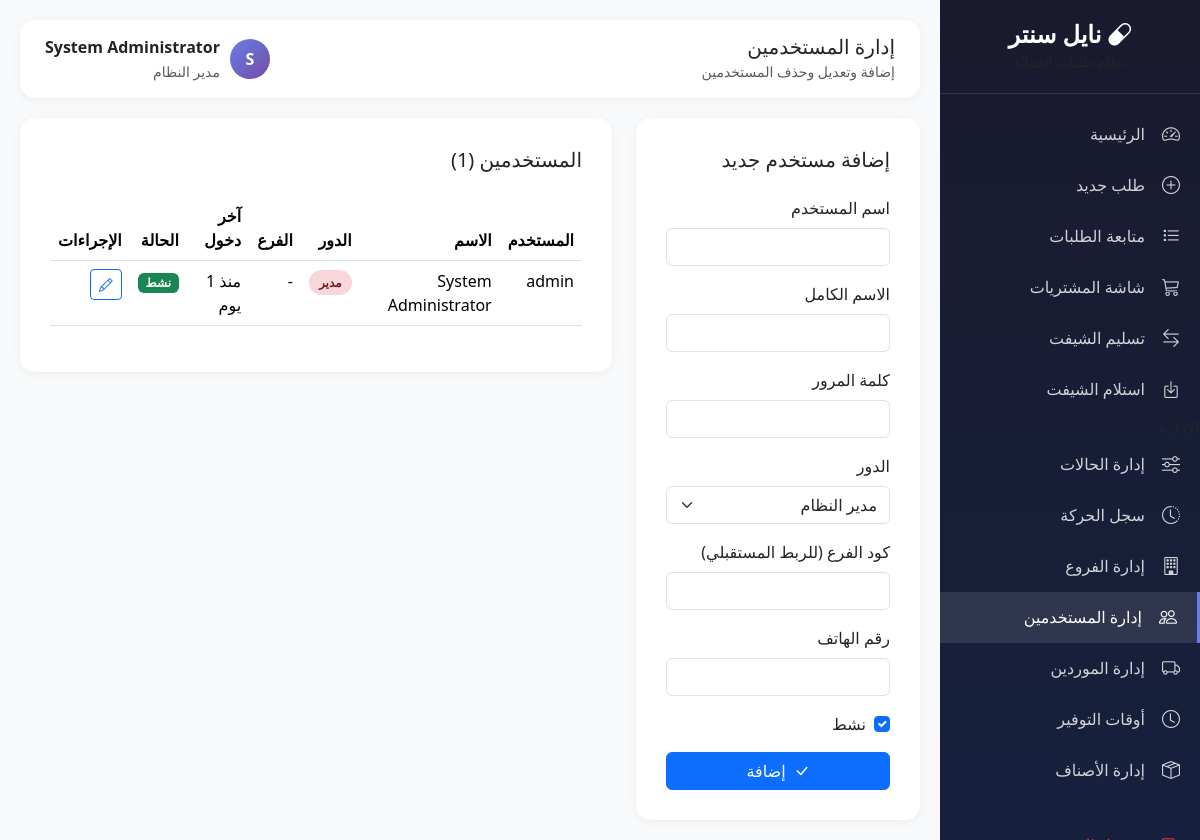
Before: /admin/users.php (signed in) with the older database file.
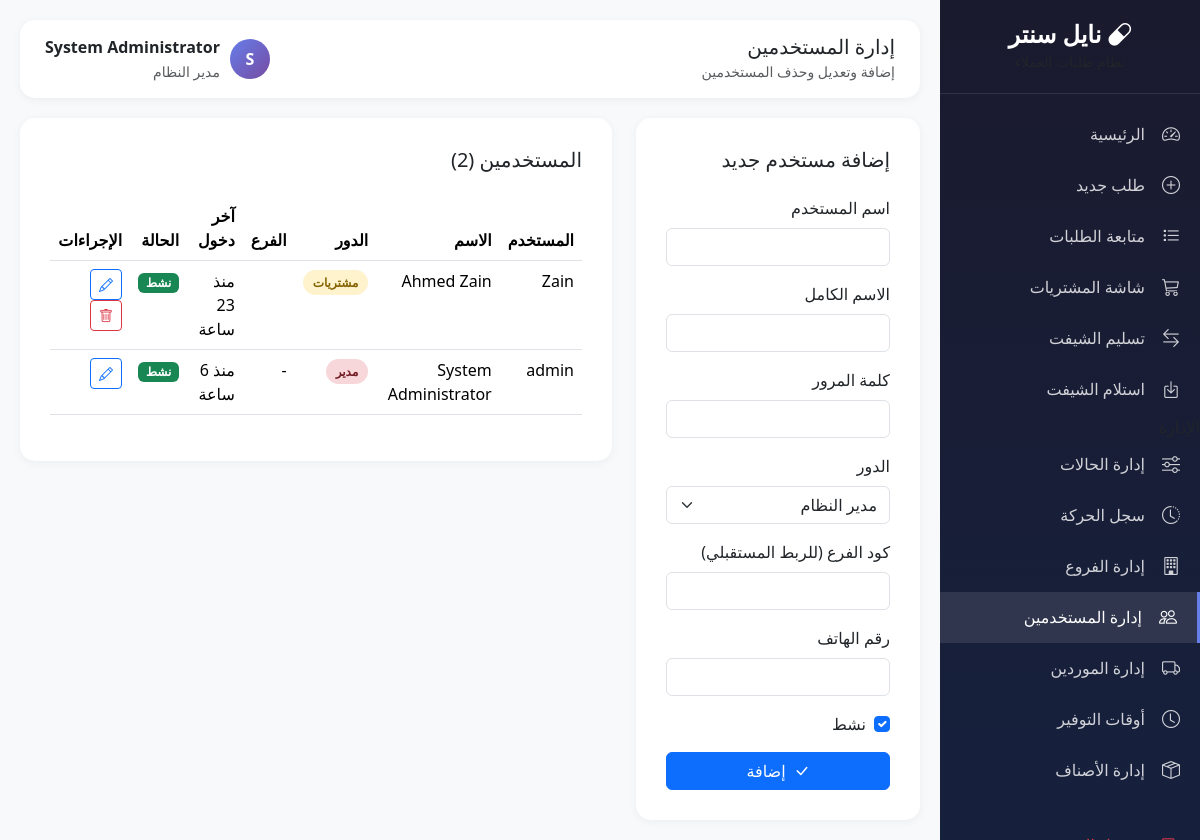
After: the same page with the newer database file.
### tables this page shows
CREATE TABLE `users` (
  `id` int(11) NOT NULL,
  `username` varchar(50) NOT NULL,
  `password` varchar(255) NOT NULL,
  `full_name` varchar(100) NOT NULL,
  `role` enum('admin','pharmacist','purchaser','cashier') DEFAULT 'pharmacist',
  `branch_code` varchar(20) DEFAULT NULL,
  `phone` varchar(20) DEFAULT NULL,
  `is_active` tinyint(1) DEFAULT 1,
  `last_login` datetime DEFAULT NULL,
  `created_at` timestamp NOT NULL DEFAULT current_timestamp(),
  `updated_at` timestamp NOT NULL DEFAULT current_timestamp() ON UPDATE current_timestamp()
);

### core/config.php (called while the page is built, shortened)
<?php
function timeAgo($datetime) {
    $time = strtotime($datetime);
    $now = time();
    $diff = $now - $time;
    if ($diff < 86400) return 'منذ ' . floor($diff / 3600) . ' ساعة';
    if ($diff < 604800) return 'منذ ' . floor($diff / 86400) . ' يوم';
    return date('Y-m-d', $time);
}

### admin/users.php (the view, shortened to what the changed rows need)
<?php
require_once __DIR__ . '/../core/config.php';
$db = getDB();
$stmt = $db->query("SELECT * FROM users ORDER BY created_at DESC");
$users = $stmt->fetchAll();
?>
<!DOCTYPE html>
<html lang="ar" dir="rtl">
<head>
    <link href="https://cdn.jsdelivr.net/npm/bootstrap@5.3.2/dist/css/bootstrap.rtl.min.css" rel="stylesheet">
    <link href="https://cdn.jsdelivr.net/npm/bootstrap-icons@1.11.1/font/bootstrap-icons.css" rel="stylesheet">
</head>
<body>
    <div class="main-content">
        <div class="row">
            <div class="col-lg-8">
                <div class="content-card">
                    <h5 class="mb-4">المستخدمين (<?= count($users) ?>)</h5>
                    <div class="table-responsive">
                        <table class="table table-hover">
                            <thead>
                                <tr>
                                    <th>المستخدم</th>
                                    <th>الاسم</th>
                                    <th>الدور</th>
                                    <th>الفرع</th>
                                    <th>آخر دخول</th>
                                    <th>الحالة</th>
                                    <th>الإجراءات</th>
                                </tr>
                            </thead>
                            <tbody>
                                <?php foreach ($users as $user): ?>
                                <tr>
                                    <td><?= $user['username'] ?></td>
                                    <td><?= $user['full_name'] ?></td>
                                    <td>
                                        <span class="role-badge role-<?= $user['role'] ?>">
                                            <?= $user['role'] === 'admin' ? 'مدير' : ($user['role'] === 'pharmacist' ? 'صيدلي' : ($user['role'] === 'purchaser' ? 'مشتريات' : 'كاشير')) ?>
                                        </span>
                                    </td>
                                    <td><?= $user['branch_code'] ?? '-' ?></td>
                                    <td><?= $user['last_login'] ? timeAgo($user['last_login']) : 'لم يسبق له' ?></td>
                                    <td>
                                        <?php if ($user['is_active']): ?>
                                            <span class="badge bg-success">نشط</span>
                                        <?php else: ?>
                                            <span class="badge bg-danger">معطل</span>
                                        <?php endif; ?>
                                    </td>
                                    <td>
                                        <a href="?edit=<?= $user['id'] ?>" class="btn btn-sm btn-outline-primary">
                                            <i class="bi bi-pencil"></i>
                                        </a>
                                        <?php if ($user['id'] != $_SESSION['user_id']): ?>
                                        <a href="?delete=<?= $user['id'] ?>" class="btn btn-sm btn-outline-danger" onclick="return confirm('هل أنت متأكد من حذف <?= $user['full_name'] ?>؟')">
                                            <i class="bi bi-trash"></i>
                                        </a>
                                        <?php endif; ?>
                                    </td>
                                </tr>
                                <?php endforeach; ?>
                            </tbody>
                        </table>
                    </div>
                </div>
            </div>
        </div>
    </div>
</body>
</html>

Changed rows visible on the page:
added users: username "Zain", full_name "Ahmed Zain", role "مشتريات", last_login "منذ 23 ساعة", is_active "نشط"
changed users "admin": last_login "منذ 1 يوم" → "منذ 6 ساعة"
Other visible differences:
count($users): "1" → "2"
